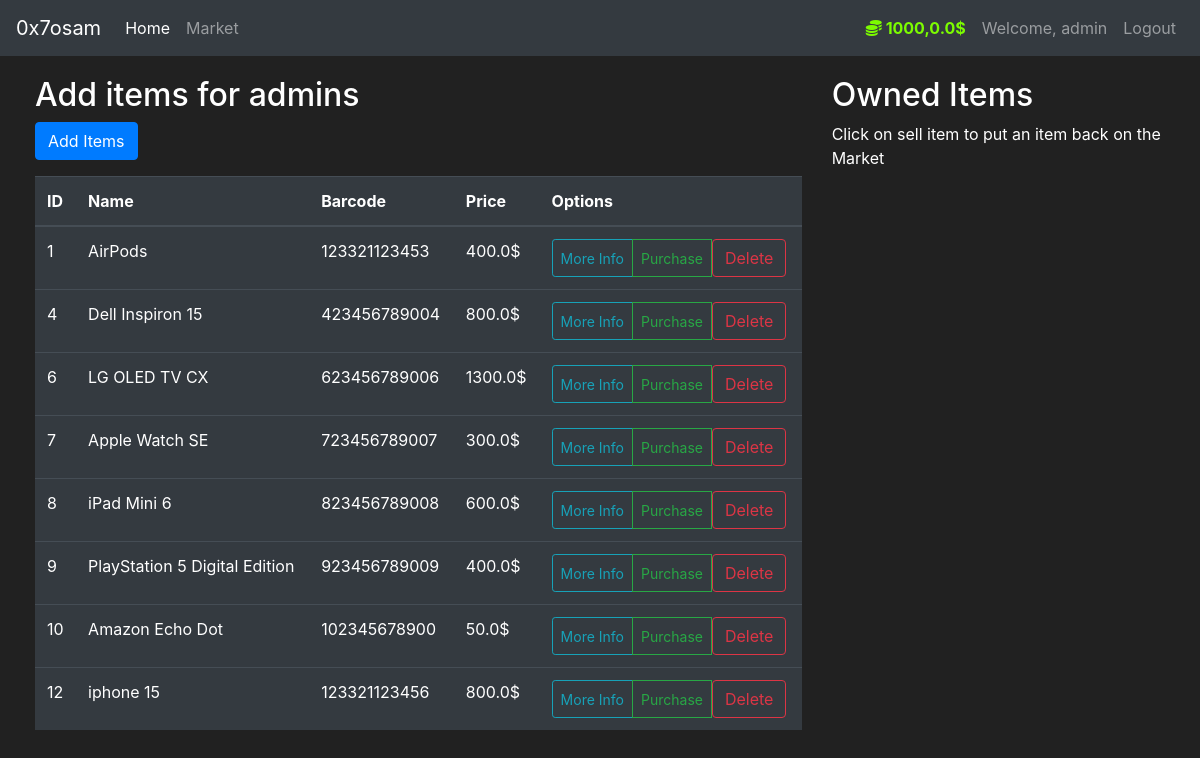
/market (signed in), run on an earlier commit of the app's database.
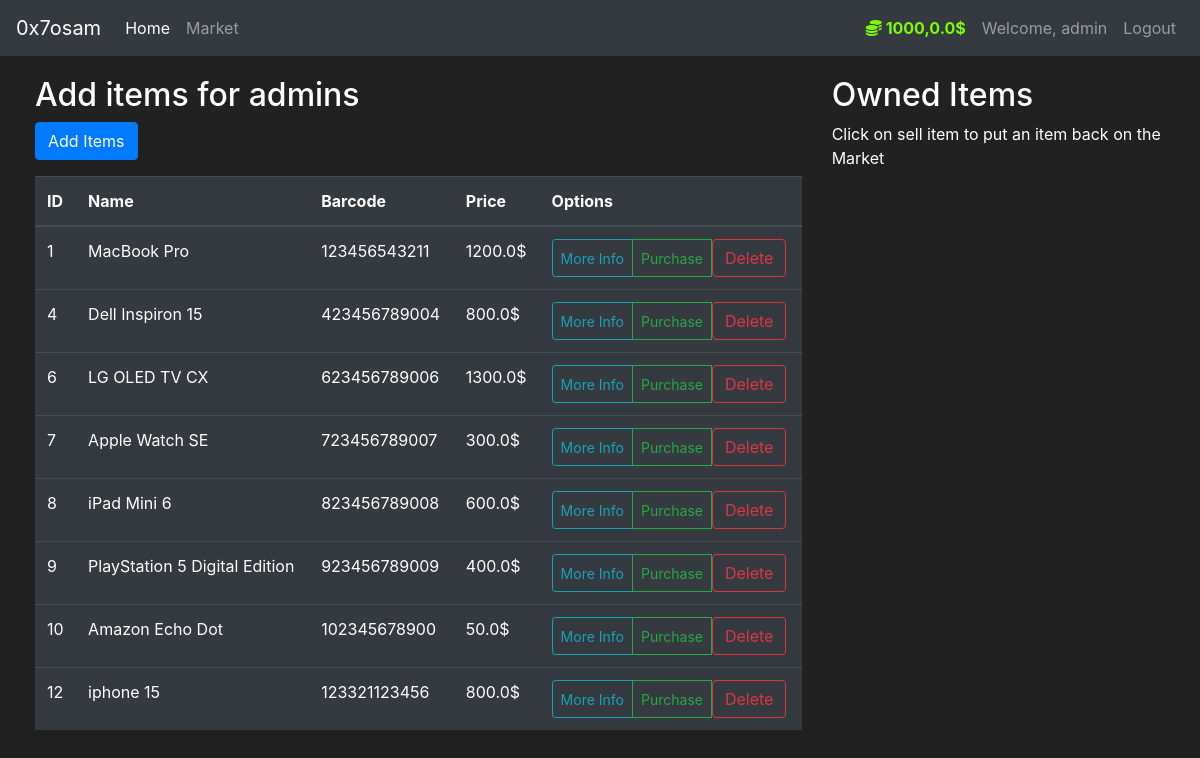
And on a later commit of the database.
### market/models.py (models this page shows, shortened)
class User(db.Model, UserMixin):
    id = db.Column(db.Integer(), primary_key=True)
    username = db.Column(db.String(length=30), nullable=False, unique=True)
    email_address = db.Column(db.String(length=50), nullable=False, unique=True)
    password_hash = db.Column(db.String(length=60), nullable=False)
    budget = db.Column(db.Integer(), nullable=False, default=2000)
    items = db.relationship('Item', backref='owned_user', lazy=True)
    is_admin = db.Column(db.Integer(), nullable=False, default=0)
    @property
    def prettier_budget(self):
        if len(str(self.budget)) >= 4:
            return f'{str(self.budget)[:-3]},{str(self.budget)[-3:]}$'
        else:
            return f"{self.budget}$"
    @property
    def password(self):
        return self.password

class Item(db.Model):
    id = db.Column(db.Integer(), primary_key=True)
    name = db.Column(db.String(length=30), nullable=False, unique=True)
    price = db.Column(db.Integer(), nullable=False)
    barcode = db.Column(db.String(length=12), nullable=False, unique=True)
    description = db.Column(db.String(length=1024), nullable=False, unique=True)
    owner = db.Column(db.Integer(), db.ForeignKey('user.id'))

### market/routes.py (the view, shortened to what this page needs)
@app.route('/market', methods=['GET', 'POST'])
@login_required
def market_page():
    purchase_form = PurchaseItemForm()
    selling_form = SellItemForm()
    if request.method == "GET":
        items = Item.query.filter_by(owner=None)
        owned_items = Item.query.filter_by(owner=current_user.id)
        if current_user.is_admin:
            return render_template('admin_market.html', items=items, purchase_form=purchase_form, owned_items=owned_items, selling_form=selling_form)
        return render_template('market.html', items=items, purchase_form=purchase_form, owned_items=owned_items, selling_form=selling_form)
        return redirect(url_for('market_page'))
    if request.method == "GET":
        items = Item.query.filter_by(owner=None)
        owned_items = Item.query.filter_by(owner=current_user.id)
        return render_template('market.html', items=items, purchase_form=purchase_form, owned_items=owned_items, selling_form=selling_form)

### market/models.py (called while the page is built)
@login_manager.user_loader
def load_user(user_id):
    return User.query.get(int(user_id))

### market/templates/admin_market.html (shortened to what this page needs)
{% extends 'base.html' %}
{% block content %}
<div class="row" style="margin-top:20px; margin-left:20px">
   <div class="col-8">
       <h2>Add items for admins</h2>
       <a class="btn btn-primary mb-3" href="{{ url_for('admin_page') }}">Add Items</a>
       <table class="table table-hover table-dark">
         <thead>
            <tr>
               <th scope="col">ID</th>
               <th scope="col">Name</th>
               <th scope="col">Barcode</th>
               <th scope="col">Price</th>
               <th scope="col">Options</th>
            </tr>
         </thead>
         <tbody>
            {% for item in items %}
            <tr>
               <td>{{ item.id }}</td>
               <td>{{ item.name }}</td>
               <td>{{ item.barcode }}</td>
               <td>{{ item.price }}$</td>
               <td>
                   <div class="btn-group btn-group-sm" role="group">
                       <button class="btn btn-outline-info" data-toggle="modal" data-target="#Modal-MoreInfo-{{ item.id }}">
                           More Info
                       </button>
                       <button class="btn btn-outline-success" data-toggle="modal" data-target="#Modal-PurchaseConfirm-{{ item.id }}">
                           Purchase
                       </button>
                       <form action="{{ url_for('delete_item', item_id=item.id) }}" method="POST" style="display:inline;">
                           <button type="submit" class="btn btn-outline-danger" onclick="return confirm('Are you sure you want to delete this item?');">
                               Delete
                           </button>
                       </form>
                   </div>
               </td>
            </tr>
            {% endfor %}
         </tbody>
      </table>
   </div>
   <div class="col-4">
        <h2>Owned Items</h2>
        <p>Click on sell item to put an item back on the Market</p>
        <br>
   </div>
</div>
{% endblock %}

### market/templates/base.html (shortened to what this page needs)
<!doctype html>
<html lang="en">
   <head>
      <link rel="stylesheet" href="https://cdn.jsdelivr.net/npm/bootstrap@4.5.3/dist/css/bootstrap.min.css">
   </head>
   <body>
    <nav class="navbar navbar-expand-md navbar-dark bg-dark">
      <a class="navbar-brand" href="#">0x7osam</a>
      <div class="collapse navbar-collapse" id="navbarNav">
        <ul class="navbar-nav mr-auto">
            <li class="nav-item active">
                <a class="nav-link" href="{{ url_for('home_page') }}">Home <span class="sr-only">(current)</span></a>
            </li>
            <li class="nav-item">
                <a class="nav-link" href="{{ url_for('market_page') }}">Market</a>
            </li>
        </ul>
          {% if current_user.is_authenticated %}
            <ul class="navbar-nav">
                <li class="nav-item">
                    <a class="nav-link" style="color: lawngreen; font-weight: bold">
                        <i class="fas fa-coins"></i>
                        {{ current_user.prettier_budget }}
                    </a>
                </li>
                <li class="nav-item">
                    <a class="nav-link">Welcome, {{ current_user.username }}</a>
                </li>
                <li class="nav-item">
                    <a class="nav-link" href="{{ url_for('logout_page') }}">Logout</a>
                </li>
            </ul>
          {% endif %}
      </div>
    </nav>
      {% block content %}
      {% endblock %}
   </body>
</html>

### market/templates/base.html (style rules this page uses)
body { background-color: #212121; color: white }

What changed in the data, as far as the page shows it:
changed Item id 1: name "AirPods" → "MacBook Pro"; barcode "123321123453" → "123456543211"; price "400.0" → "1200.0"
